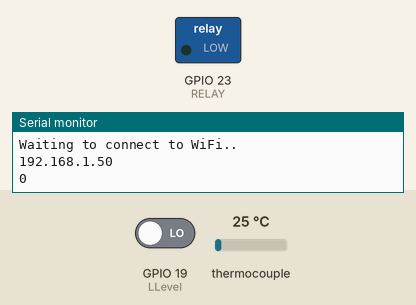
This sketch was run on a simulated ESP32. On the bench: switched loads named in the sketch (green lamp = pin HIGH), the last lines printed to the serial monitor. Inputs (shaded band) come from the test bench; at power-on: thermocouple 25 °C, GPIO 19 (LLevel) LOW. WiFi joins after 1.5 s; servers stay silent unless stated; storage starts empty.

Above: at 6.4 s.
6.5 s: thermocouple set to 37 °C
At 8.0 s:
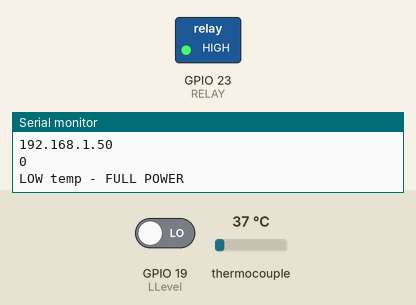
11.6 s: thermocouple set to 45 °C
Timing chart, 0 to 14.6 s (numbered marks = the images above; inputs shaded):
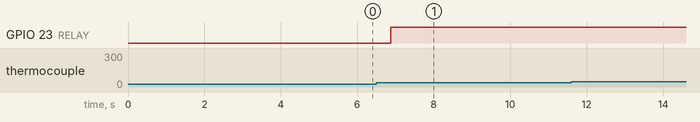

The sketch:

Silvia-PID.ino
```cpp
 /*********
iJim Silvia PID code
WIFI Version - needs HTML page uploading to EPS32 via sketch data upload under tools!
WIFI/WEB Server/Graph all taken from this example:
https://randomnerdtutorials.com/esp32-esp8266-plot-chart-web-server/
You must have index.html in a folder named data, which sits in the same folder as the sketch.
*********/

// Import required libraries
  #include <WiFi.h>
  #include <ESPAsyncWebServer.h>
  #include <SPIFFS.h>
  #include <PIDController.h>
  #include "max6675.h"

// Objects
PIDController pid; // Create an instance of the PID controller class, called "pid"
String sliderValue = "100";
int thermoDO = 26;
int thermoCS = 25;
int thermoCLK = 33;
int LLevel = 19; //Not fully implemented yet.

float t; // current temperature
int output; //output of PID
float t_past; // Previous temperature measurment.
const char* PARAM_INPUT = "value";

int BrewTemp = 102; //initial value - this is the boiler wall temp, not water!
int SteamTemp = 130; //initial value
int BrewSteam = 0; //initial value
int WIFIlag;


// Replace with your network credentials
const char* ssid = "H298A"; //It took me a long time to realise it will not connect if your WIFI name is too long - I forget how many characters, if you are having connection problems try rename.
const char* password = "WIFI PASSWORD HERE";

// Create AsyncWebServer object on port 80
AsyncWebServer server(80);

MAX6675 thermocouple(thermoCLK, thermoCS, thermoDO);

// Prepare temp measurment to send to web server.
String readDSTemperature() {
    return String(t);
}

String readSetpoint() {
  if (BrewSteam == 0) {
    return String(BrewTemp);
  }
  else{
    return String(SteamTemp);
  }
}

String readPID() {
    return String(output / 20);
}

void setup(){

  // Serial port for debugging purposes
  Serial.begin(115200);
 // sensors.begin();
  delay(250);
  pinMode(23, OUTPUT); //RELAY
  pinMode(LLevel, INPUT); // Not implemented yet.


  t = thermocouple.readCelsius(); //take an initial reading
  t_past = t; //set inital reading to the historic value on first run.

  pid.begin();          // initialize the PID instance
  pid.setpoint(BrewTemp);    // The "goal" the PID controller tries to "reach"
  pid.tune(600, 1, 30);    // Tune the PID, arguments: kP, kI, kD: THESE ARE VERY CONSERVATIVE.
  pid.limit(0, 2000);    // Limit the PID output between 0 and 255, this is important to get rid of integral windup!


  // Initialize SPIFFS
  if(!SPIFFS.begin()){
    Serial.println("An Error has occurred while mounting SPIFFS");
    return;
  }

  WiFi.begin(ssid, password);
  if (WiFi.status() != WL_CONNECTED) {
    Serial.println("Waiting to connect to WiFi..");
    delay(5000);
  }

  if (WiFi.status() != WL_CONNECTED) {
    Serial.println("Sorry, no WIFI found..");
    WIFIlag = 1;
  }
  else {
      // Print ESP32 Local IP Address
  Serial.println(WiFi.localIP());
  WIFIlag = 0;
  }

if (WIFIlag == 0){
  // Route for root / web page
  server.on("/", HTTP_GET, [](AsyncWebServerRequest *request){
    request->send(SPIFFS, "/index.html");
  });
  server.on("/temperature", HTTP_GET, [](AsyncWebServerRequest *request){
    delay(100);
    request->send_P(200, "text/plain", readDSTemperature().c_str());
    delay(100);
    });
    server.on("/setpoint", HTTP_GET, [](AsyncWebServerRequest *request){
    delay(100);
    request->send_P(200, "text/plain", readSetpoint().c_str());
    delay(100);
    });

   server.on("/PID", HTTP_GET, [](AsyncWebServerRequest *request){
    delay(100);
    request->send_P(200, "text/plain", readPID().c_str());
    delay(100);
    });

server.on("/slider", HTTP_GET, [] (AsyncWebServerRequest *request) {
    String inputMessage;
    // GET input1 value on <ESP_IP>/slider?value=<inputMessage>
    if (request->hasParam(PARAM_INPUT)) {
      inputMessage = request->getParam(PARAM_INPUT)->value();
      sliderValue = 100;//inputMessage;
      //ledcWrite(ledChannel, sliderValue.toInt());
    }
    else {
      inputMessage = "No message sent";
    }

  int commaIndex = inputMessage.indexOf(',');
  //  Search for the next comma just after the first
  int secondCommaIndex = inputMessage.indexOf(',', commaIndex + 1);
  String BrewSteamSTR = inputMessage.substring(0, commaIndex);
  String BrewTempSTR = inputMessage.substring(commaIndex + 1, secondCommaIndex);
  String SteamTempSTR = inputMessage.substring(secondCommaIndex + 1); // To the end of the string

  BrewSteam = BrewSteamSTR.toInt();
  BrewTemp = BrewTempSTR.toInt();
  SteamTemp = SteamTempSTR.toInt();

// Serial prints for debugging, can be removed.
    Serial.println("New settings:");
    Serial.print("Brew or Steam: ");
    Serial.println(BrewSteam);
    Serial.print("Brew temp: ");
    Serial.println(BrewTemp);
    Serial.print("Steam temp: ");
    Serial.println(SteamTemp);

    request->send(200, "text/plain", "OK");

    if (BrewSteam ==1){
      pid.setpoint(SteamTemp);
          }
          else {
            pid.setpoint(BrewTemp);
          }
   });


  // Start server
  server.begin();
}
}


void loop(){
 int Lval = digitalRead(LLevel);
 Serial.println(Lval);

 //temperature reads with big delays, this is overkill, I will limit to 3 in future version.
  float temperatureC1 = thermocouple.readCelsius();
  delay(200);
  float temperatureC2 = thermocouple.readCelsius();
  delay(200);
  float temperatureC3 = thermocouple.readCelsius();
  delay(200);
  float temperatureC4 = thermocouple.readCelsius();
  delay(200);
  float temperatureC5 = thermocouple.readCelsius();
  delay(200);
  float temperatureC6 = thermocouple.readCelsius();
  delay(200);
  float temperatureC7 = thermocouple.readCelsius();
  delay(200);
  float temperatureC8 = thermocouple.readCelsius();
  delay(200);

  t = (temperatureC1 + temperatureC2 + temperatureC3 + temperatureC4 + temperatureC5 + temperatureC6 + temperatureC7 + temperatureC8)/8; //take the average temperature from 8 reads

///FULL POWER < 88C - this helps a lot!
 if (t > 1 && t <= 88 ) {
  if (t < t_past + 15) {  //I noticed an occiaisal temperature spike (of like 2000C, clearly a read error), this sent the PID crazy, so I have this if statement to ignore big jumps, the machine will never jump 15C in a few seconds.
          digitalWrite(23, HIGH);
          Serial.println("LOW temp - FULL POWER");
          output = 2000; //change variable to report on web page.
          delay(2000);
          t_past = t;
  } else {
    Serial.println("BIG TEMP SPIKE DETECTED");
    digitalWrite(23, LOW);
    delay(2000);
  }
 }

// code below is the main PID loop, it runs for 2 seconds, it's used between 88 and 150C, I think 2 seconds is too slow based off comments on forum.
 if (t > 88 && t < 150 ) {
  if (t < t_past + 15) {
    output = pid.compute(t - 0.2);
        if (output > 100 && output < 2001) {
          Serial.print("PID Running");
          Serial.println(output);
          digitalWrite(23, HIGH);
          delay(output);   // Keep SSR on for duration specified by PID.
          digitalWrite(23, LOW);
          delay(2000-output); //Switches SSR off for 2 seconds minus duration of PID.
          t_past = t;
            }
    } else {
    Serial.println("BIG TEMP SPIKE DETECTED");
    digitalWrite(23, LOW);
    delay(2000);
  }
 }


}
```
